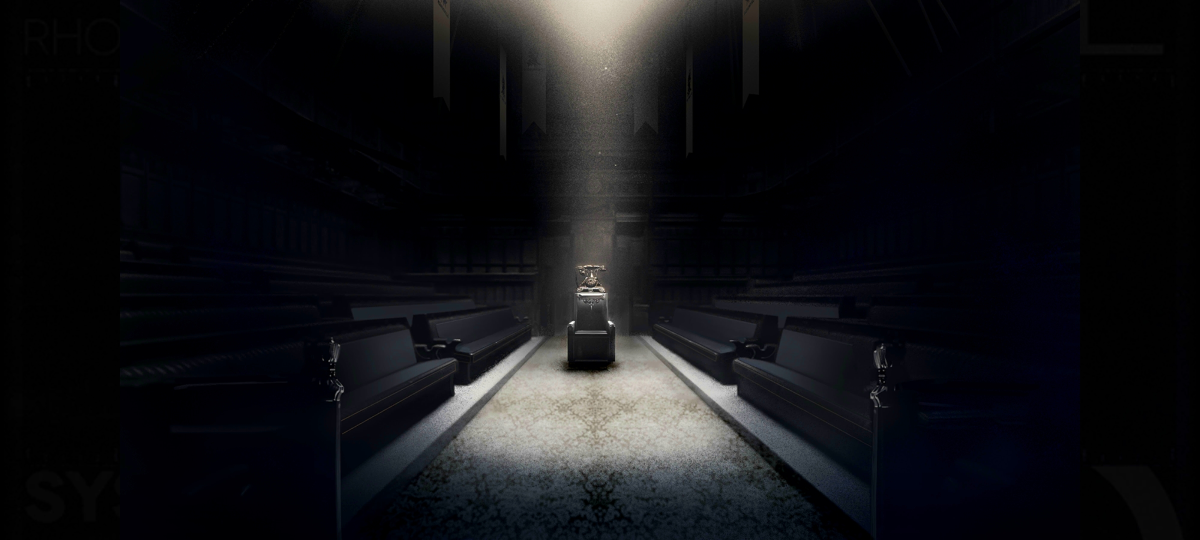
#> input picture images/hello.jpg, 2400 x 1080 px, found by its file name (shown at 1/2 size)
$ python lum_transform.py
#> lines starting #> are read from the running program, lines starting #| are printed output that depends on the picture
import cv2
import numpy as np
import os

def transform_add(image, add_by):
    return np.clip(image + add_by, 0, 255)

def transform_mult(image, factor):
    return np.clip(image * factor, 0, 255)

def transform_log(image, c):
    lookup = np.array([np.log(i/255 + 1) * c * 255 for i in np.arange(0, 256)]).astype("uint8")
    return cv2.LUT(image, lookup)

def transform_gamma(image, gamma):
    gamma_inv = 1 / gamma
    lookup = np.array([((i / 255) ** gamma_inv) * 255 for i in np.arange(0, 256)]).astype("uint8")
    return cv2.LUT(image, lookup)

mainpath = os.path.dirname(os.getcwd())
imagepath = os.path.join(mainpath, "images", "hello.jpg")

image = cv2.imread(imagepath)
#> image is the input picture: shape (1080, 2400, 3); mean B, G, R 21.5, 18, 17.5
image = cv2.resize(image, (image.shape[1] // 3, image.shape[0] // 3))
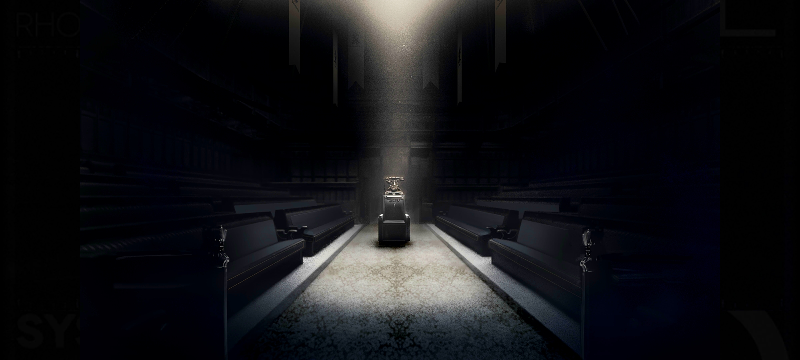
#> image: shape (360, 800, 3); mean B, G, R 21.5, 18, 17.5

cv2.imshow("Original image", image)
cv2.waitKey(0)

# [14 lines of commented-out code are left out]

image_log = transform_log(image, 1.3)
print(image_log.dtype)
#| uint8
cv2.imshow("Transformed image", image_log)
cv2.waitKey(0)

cv2.destroyAllWindows()

$ run again, with images/dark.jpeg copied over images/hello.jpg
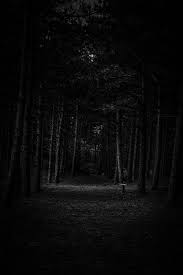
#> input picture images/dark.jpeg, 183 x 275 px, found by its file name
#> image is the input picture: shape (275, 183, 3); min 0, max 186, mean 9.7
#> image: shape (91, 61, 3)
#> in transform_log, `return cv2.LUT(image, lookup)`:
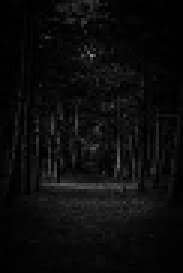
#> returned value: shape (91, 61, 3) (shown 3 times larger); min 0, max 136, mean 11.6
#| uint8
